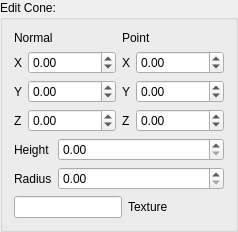
          <widget class="QGroupBox" name="plane_gb_cone">
           <property name="sizePolicy">
            <sizepolicy hsizetype="Preferred" vsizetype="Maximum">
             <horstretch>0</horstretch>
             <verstretch>0</verstretch>
            </sizepolicy>
           </property>
           <property name="minimumSize">
            <size>
             <width>0</width>
             <height>0</height>
            </size>
           </property>
           <property name="title">
            <string>Edit Cone:</string>
           </property>
           <layout class="QVBoxLayout" name="verticalLayout_13">
            <item>
             <layout class="QGridLayout" name="gridLayout_12">
              <item row="0" column="0" colspan="2">
               <widget class="QLabel" name="label_80">
                <property name="text">
                 <string>Normal</string>
                </property>
               </widget>
              </item>
              <item row="0" column="2" colspan="2">
               <widget class="QLabel" name="label_81">
                <property name="text">
                 <string>Point</string>
                </property>
               </widget>
              </item>
              <item row="1" column="0">
               <widget class="QLabel" name="label_82">
                <property name="text">
                 <string>X</string>
                </property>
               </widget>
              </item>
              <item row="1" column="1">
               <widget class="QDoubleSpinBox" name="normx_4">
                <property name="minimum">
                 <double>-10000000.000000000000000</double>
                </property>
                <property name="maximum">
                 <double>100000.000000000000000</double>
                </property>
               </widget>
              </item>
              <item row="1" column="2">
               <widget class="QLabel" name="label_83">
                <property name="text">
                 <string>X</string>
                </property>
               </widget>
              </item>
              <item row="1" column="3">
               <widget class="QDoubleSpinBox" name="ptx_4">
                <property name="minimum">
                 <double>-10000000.000000000000000</double>
                </property>
                <property name="maximum">
                 <double>100000.000000000000000</double>
                </property>
               </widget>
              </item>
              <item row="2" column="0">
               <widget class="QLabel" name="label_85">
                <property name="text">
                 <string>Y</string>
                </property>
               </widget>
              </item>
              <item row="2" column="1">
               <widget class="QDoubleSpinBox" name="normy_4">
                <property name="minimum">
                 <double>-1000000.000000000000000</double>
                </property>
                <property name="maximum">
                 <double>100000.000000000000000</double>
                </property>
               </widget>
              </item>
              <item row="2" column="2">
               <widget class="QLabel" name="label_86">
                <property name="text">
                 <string>Y</string>
                </property>
               </widget>
              </item>
              <item row="2" column="3">
               <widget class="QDoubleSpinBox" name="pty_4">
                <property name="minimum">
                 <double>-10000000.000000000000000</double>
                </property>
                <property name="maximum">
                 <double>100000.000000000000000</double>
                </property>
               </widget>
              </item>
              <item row="3" column="0">
               <widget class="QLabel" name="label_87">
                <property name="text">
                 <string>Z</string>
                </property>
               </widget>
              </item>
              <item row="3" column="1">
               <widget class="QDoubleSpinBox" name="normz_4">
                <property name="minimum">
                 <double>-10000000.000000000000000</double>
                </property>
                <property name="maximum">
                 <double>100000.000000000000000</double>
                </property>
               </widget>
              </item>
              <item row="3" column="2">
               <widget class="QLabel" name="label_88">
                <property name="text">
                 <string>Z</string>
                </property>
               </widget>
              </item>
              <item row="3" column="3">
               <widget class="QDoubleSpinBox" name="ptz_4">
                <property name="minimum">
                 <double>-10000000.000000000000000</double>
                </property>
                <property name="maximum">
                 <double>100000.000000000000000</double>
                </property>
               </widget>
              </item>
             </layout>
            </item>
            <item>
             <layout class="QFormLayout" name="formLayout_10">
              <item row="0" column="0">
               <widget class="QLabel" name="label_60">
                <property name="text">
                 <string>Height</string>
                </property>
               </widget>
              </item>
              <item row="0" column="1">
               <widget class="QDoubleSpinBox" name="cone_h_2">
                <property name="maximum">
                 <double>1000000.000000000000000</double>
                </property>
               </widget>
              </item>
              <item row="1" column="0">
               <widget class="QLabel" name="label_61">
                <property name="text">
                 <string>Radius</string>
                </property>
               </widget>
              </item>
              <item row="1" column="1">
               <widget class="QDoubleSpinBox" name="cone_rad_2">
                <property name="maximum">
                 <double>100000.000000000000000</double>
                </property>
               </widget>
              </item>
             </layout>
            </item>
            <item>
             <layout class="QFormLayout" name="formLayout_11">
              <item row="0" column="0">
               <widget class="QLineEdit" name="texture_2_cone"/>
              </item>
              <item row="0" column="1">
               <widget class="QLabel" name="label_89">
                <property name="text">
                 <string>Texture</string>
                </property>
               </widget>
              </item>
             </layout>
            </item>
           </layout>
          </widget>
